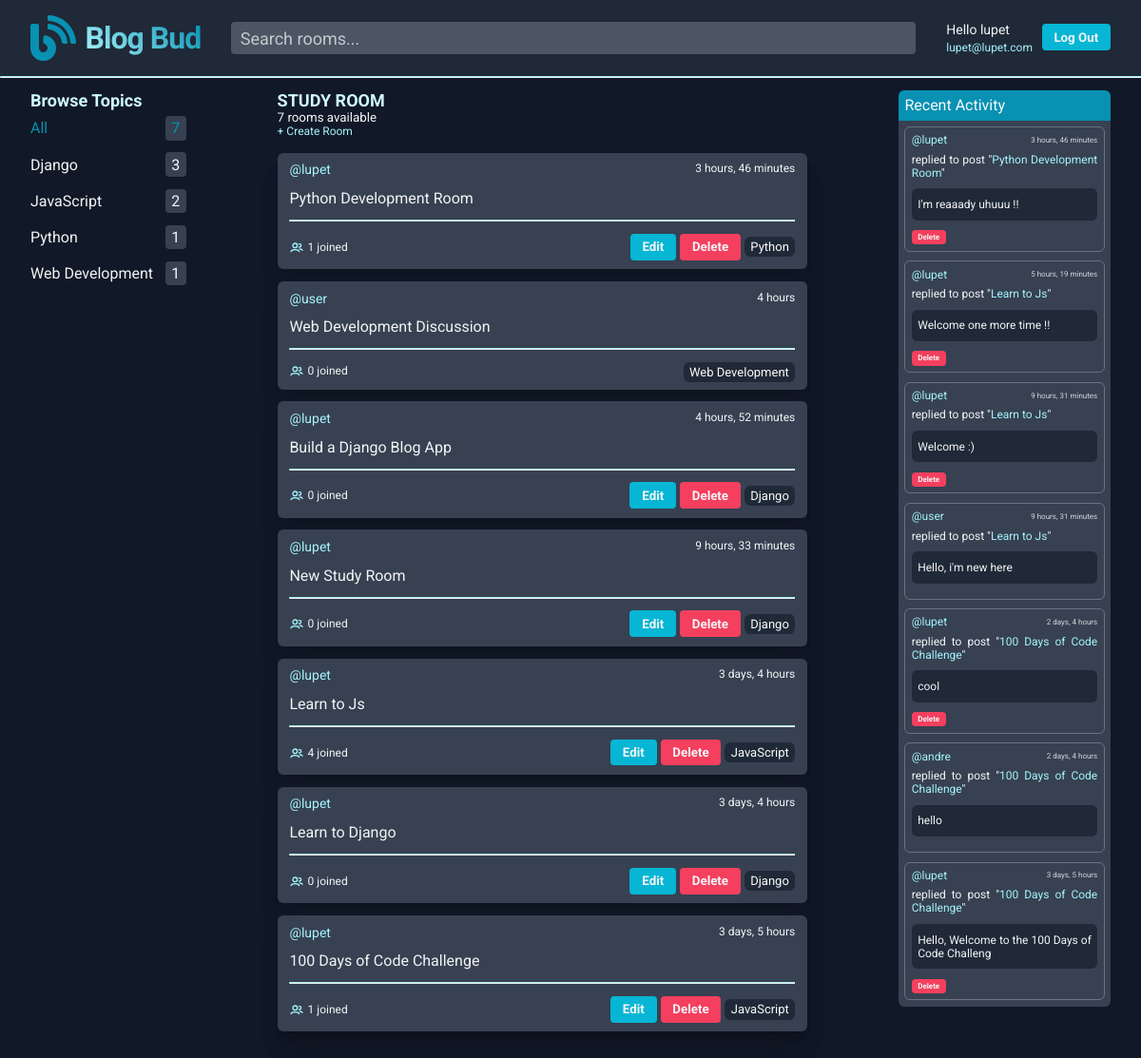
The app's page / (signed in) with its own data.
### base/models.py (models this page shows)
class Topic(models.Model):
    name = models.CharField(max_length=225)
    def __str__(self):
        return self.name

class Room(models.Model):
    host = models.ForeignKey(User, on_delete=models.SET_NULL, null=True)
    topic = models.ForeignKey("Topic", on_delete=models.SET_NULL, null=True)
    name = models.CharField(max_length=225)
    description = models.TextField(null=True, blank=True)
    participants = models.ManyToManyField(User, related_name='participants', blank=True)
    updated = models.DateTimeField(auto_now=True)
    created = models.DateTimeField(auto_now_add=True)
    class Meta:
        ordering = ['-updated', '-created']
    def __str__(self):
        return self.name

class Message(models.Model):
    user = models.ForeignKey(User, on_delete=models.CASCADE)
    room = models.ForeignKey(Room, on_delete=models.CASCADE)
    body = models.TextField()
    updated = models.DateTimeField(auto_now=True)
    created = models.DateTimeField(auto_now_add=True)
    class Meta:
        ordering = ['-updated', '-created']
    def __str__(self):
        return self.body[0:50]

### base/views.py (the view)
# urls.py: 2. Add a URL to urlpatterns:  path('', views.home, name='home')
@login_required(login_url='/login')
def home(request):
    query = request.GET.get('q') if request.GET.get('q') != None else ''
    rooms = Room.objects.filter(
        Q(topic__name__icontains=query) |
        Q(name__icontains=query) |
        Q(description__icontains=query)
        )
    room_count = rooms.count()
    room_messages = Message.objects.all().filter(Q(room__topic__name__icontains=query))[:7]
    topics_info = getTopicsInfo()
    rooms_info = getRoomsInfo(query=query)
    context = {
        'rooms_info': rooms_info,
        'topics_info': topics_info,
        'room_count': room_count,
        'room_messages': room_messages
        }
    return render(request, 'base/home.html', context)

### base/common/getRoomsInfo.py (called while the page is built)
def getRoomsInfo(query: str):
    roomsInfo = []
    rooms = Room.objects.filter(
        Q(topic__name__icontains=query) |
        Q(name__icontains=query) |
        Q(description__icontains=query)
        )
    for room in rooms:
        roomObj = {}
        roomObj['room'] = room
        roomObj['participants_count'] = room.participants.all().count()
        roomsInfo.append(roomObj)
    return roomsInfo

### base/common/getTopicsInfo.py (called while the page is built)
def getTopicsInfo():
    topics = Topic.objects.all().order_by('name')
    topics_info = [
        {'name': 'All', 'room_count': Room.objects.all().count()}
    ]
    for topic in topics:
        topic_obj = {}
        topic_obj['name'] = topic
        topic_obj['room_count'] = Room.objects.all().filter(Q(topic__name__icontains=topic)).count()
        topics_info.append(topic_obj)
    return topics_info

### base/templates/base/home.html
{% extends 'main.html' %}
{% block body %}
<main class="base__main_container">
  <aside>
    {% include 'base/topics_component.html' %}
  </aside>
  <section>
    <h2 class="home__header" >STUDY ROOM</h2>
    <span class="home__room_count_span" >{{room_count}} rooms available</span>
    <span class="link_span">
      <a href="{% url 'create-room' %}">+ Create Room</a>
    </span>
    {% include 'base/feed_component.html' %}
  </section>
  <section>
    {% include 'base/activity_component.html' %}
  </section>
</main>
{% endblock body %}

### templates/components/navbar.html
{% load static %}
<header class="navbar__header">
  <nav>
    <a class="navbar__logo" href="/">
      <img class="navbar__logo_img" src="{% static 'images/Logo.svg' %}" alt="Logo">
      <span class="navbar__logo_span">Blog Bud</span>
    </a>
  </nav>
  <form class="navbar__search_form" method="GET" action="{% url 'home' %}">
    <div class="input_container">
      <input class="navbar__search_input" type="text" name="q" id="q" placeholder="Search rooms..." >
    </div>
  </form>
  <div class="navbar__user_info">
    {% if request.user.is_authenticated %}
    <div class="navbar__user_description">
      <p>Hello {{request.user}}</p>
      <span class="link_span">
        <a href="{% url 'user-profile' request.user.id %}">{{request.user.email}}</a>
      </span>
    </div>
    <div class="navbar__sign_status_wrapper">
      <button class="primary_button">
        <a href="{% url 'logout' %}">Log Out</a>
      </button>
    </div>
    {% else %}
    <div class="navbar__sign_status_wrapper">
      <button class="primary_button">
        <a href="{% url 'login' %}">Log In</a>
      </button>
    </div>
    {% endif %}
  </div>
</header>
<hr>

### base/templates/base/topics_component.html
<h2 class="header_h2">Browse Topics</h2>
<div class="topic_component__container" id="topics_container">
  {% for topic_info in topics_info %}
  <div class="topic_component__wrapper">
    {% if topic_info.name == "All" %}
    <a href="{% url 'home' %}">{{topic_info.name}}</a>
    <span class="topic_component__count_wrapper">{{topic_info.room_count}}</span>
    {% else %}
    <a href="{% url 'home' %}?q={{topic_info.name}}">{{topic_info.name}}</a>
    <span class="topic_component__count_wrapper">{{topic_info.room_count}}</span>
    {% endif %}
  </div>
  {% endfor %}
</div>

### base/templates/base/feed_component.html
{% load static %}
<div class="feed_component__container shadow_xl">
  {% for room_info in rooms_info %}
    <div class="feed_component__wrapper shadow_xl">
      <div class="feed_component__room_info">
        <div class="feed_component__user_and_created">
          <a class="feed_component__user" href="{% url 'user-profile' room_info.room.host.id %}">@{{room_info.room.host.username}}</a>
          <span class="feed_component__room_creation" >{{room_info.room.created|timesince}}</span>
        </div>
        <a href="{% url 'room' room_info.room.id %}">{{room_info.room.name}}</a>
      </div>
      <div class="feed_component__users_tag">
        <hr>
        <div class="feed_component__footer_container">
          <div class="feed_component__footer_participants">
            <img class="feed_component__users_svg" src="{% static 'images/users.svg' %}" alt="users-svg">
            <span>{{room_info.participants_count}} joined</span>
          </div>
          <div class="feed_component__footer_tags">
            {% if request.user == room_info.room.host %}
            <button class="primary_button"><a href="{% url 'update-room' room_info.room.id %}">Edit</a></button>
            <button class="warning_button"><a href="{% url 'delete-room' room_info.room.id %}">Delete</a></button>
            {% endif %}
            <span class="feed_component__topic">{{room_info.room.topic.name}}</span>
          </div>
        </div>
      </div>
    </div>
  {% endfor %}
</div>

### base/templates/base/activity_component.html
<div class="activity_component__container">
  <div class="activity_component__header_wrapper">
    <h3>Recent Activity</h3>
  </div>
  <div class="activity_component__content_wrapper">
    {% for room_message in room_messages %}
      <div class="activity_component__message_container">
        <div class="activity_component__activity_info_wrapper">
          <a href="{% url 'user-profile' room_message.user.id %}">
            @{{room_message.user}}
          </a>
          <span>{{room_message.created|timesince}}</span>
        </div>
        <span class="activity_component__replied_to" >replied to post "<span>{{room_message.room}}</span>"
        </span>
        <p class="activity_component__message">{{room_message}}</p>
        {% if request.user == room_message.user %}
          <button class="warning_button activity_component__warning_button"><a href="{% url 'delete-message' room_message.id %}">Delete</a></button>
        {% endif %}
      </div>
    {% endfor %}
  </div>
</div>

### records on screen
Topic: name "Django", room_count "3"
Topic: name "JavaScript", room_count "2"
Topic: name "Python", room_count "1"
Topic: name "Web Development", room_count "1"
Room: room.host.username "lupet", room.created "3 hours, 46 minutes", room.name "Python Development Room", participants_count "1", shows "Edit", room.topic.name "Python"
Room: room.host.username "user", room.created "4 hours", room.name "Web Development Discussion", participants_count "0", room.topic.name "Web Development"
Room: room.host.username "lupet", room.created "4 hours, 52 minutes", room.name "Build a Django Blog App", participants_count "0", shows "Edit", room.topic.name "Django"
Room: room.host.username "lupet", room.created "9 hours, 33 minutes", room.name "New Study Room", participants_count "0", shows "Edit", room.topic.name "Django"
Room: room.host.username "lupet", room.created "3 days, 4 hours", room.name "Learn to Js", participants_count "4", shows "Edit", room.topic.name "JavaScript"
Room: room.host.username "lupet", room.created "3 days, 4 hours", room.name "Learn to Django", participants_count "0", shows "Edit", room.topic.name "Django"
Room: room.host.username "lupet", room.created "3 days, 5 hours", room.name "100 Days of Code Challenge", participants_count "1", shows "Edit", room.topic.name "JavaScript"
Message: user "lupet", created "3 hours, 46 minutes", room "Python Development Room", body "I'm reaaady uhuuu !!", shows "Delete"
Message: user "lupet", created "5 hours, 19 minutes", room "Learn to Js", body "Welcome one more time !!", shows "Delete"
Message: user "lupet", created "9 hours, 31 minutes", room "Learn to Js", body "Welcome :)", shows "Delete"
Message: user "user", created "9 hours, 31 minutes", room "Learn to Js", body "Hello, i'm new here"
Message: user "lupet", created "2 days, 4 hours", room "100 Days of Code Challenge", body "cool", shows "Delete"
Message: user "andre", created "2 days, 4 hours", room "100 Days of Code Challenge", body "hello"
Message: user "lupet", created "3 days, 5 hours", room "100 Days of Code Challenge", body "Hello, Welcome to the 100 Days of Code Challeng", shows "Delete"

### other values on screen
{{ request.user }} "lupet"
{{ request.user.email }} "lupet@lupet.com"
{{ topic_info.name }} "All"
{{ topic_info.room_count }} "7"
{{ room_count }} "7"
